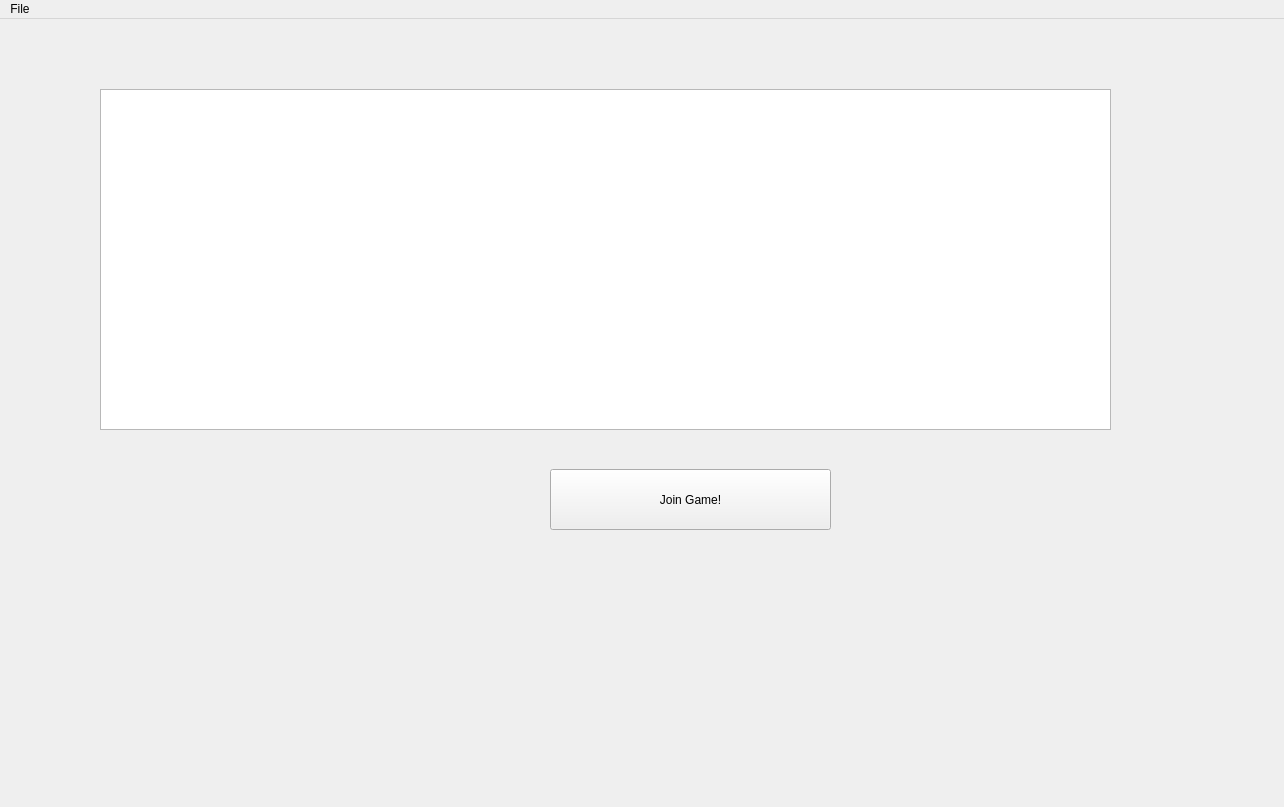
<?xml version="1.0" encoding="UTF-8"?>
<ui version="4.0">
 <class>MainMenu</class>
 <widget class="QMainWindow" name="MainMenu">
  <property name="enabled">
   <bool>true</bool>
  </property>
  <property name="geometry">
   <rect>
    <x>0</x>
    <y>0</y>
    <width>1284</width>
    <height>807</height>
   </rect>
  </property>
  <property name="windowTitle">
   <string>AllStarPoker</string>
  </property>
  <widget class="QWidget" name="centralWidget">
   <widget class="QPushButton" name="buttonJoinGame">
    <property name="geometry">
     <rect>
      <x>550</x>
      <y>450</y>
      <width>281</width>
      <height>61</height>
     </rect>
    </property>
    <property name="text">
     <string>Join Game!</string>
    </property>
   </widget>
   <widget class="QLabel" name="background">
    <property name="geometry">
     <rect>
      <x>0</x>
      <y>0</y>
      <width>1284</width>
      <height>760</height>
     </rect>
    </property>
    <property name="text">
     <string/>
    </property>
    <property name="pixmap">
     <pixmap>Images/homeScreen.jpg</pixmap>
    </property>
    <property name="scaledContents">
     <bool>true</bool>
    </property>
   </widget>
   <widget class="QTableWidget" name="tableWidget">
    <property name="geometry">
     <rect>
      <x>100</x>
      <y>70</y>
      <width>1011</width>
      <height>341</height>
     </rect>
    </property>
   </widget>
   <zorder>background</zorder>
   <zorder>buttonJoinGame</zorder>
   <zorder>tableWidget</zorder>
  </widget>
  <widget class="QMenuBar" name="menuBar">
   <property name="geometry">
    <rect>
     <x>0</x>
     <y>0</y>
     <width>1284</width>
     <height>17</height>
    </rect>
   </property>
   <widget class="QMenu" name="menuFile">
    <property name="title">
     <string>File</string>
    </property>
   </widget>
   <addaction name="menuFile"/>
  </widget>
 </widget>
 <layoutdefault spacing="6" margin="11"/>
 <resources/>
 <connections/>
</ui>
